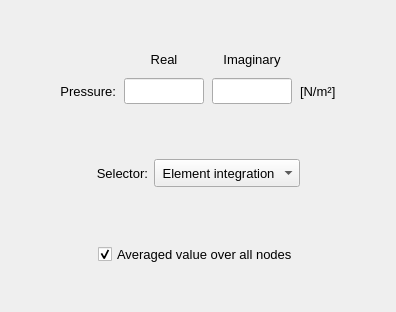
           <widget class="QWidget" name="tab_constant_values">
            <attribute name="title">
             <string>Constant values</string>
            </attribute>
            <layout class="QGridLayout" name="gridLayout_12">
             <property name="leftMargin">
              <number>2</number>
             </property>
             <property name="topMargin">
              <number>2</number>
             </property>
             <property name="rightMargin">
              <number>2</number>
             </property>
             <property name="bottomMargin">
              <number>2</number>
             </property>
             <property name="spacing">
              <number>2</number>
             </property>
             <item row="1" column="0">
              <widget class="QFrame" name="frame_8">
               <property name="minimumSize">
                <size>
                 <width>340</width>
                 <height>0</height>
                </size>
               </property>
               <property name="maximumSize">
                <size>
                 <width>16777215</width>
                 <height>320</height>
                </size>
               </property>
               <property name="font">
                <font>
                 <pointsize>11</pointsize>
                </font>
               </property>
               <property name="frameShape">
                <enum>QFrame::NoFrame</enum>
               </property>
               <property name="frameShadow">
                <enum>QFrame::Raised</enum>
               </property>
               <layout class="QGridLayout" name="gridLayout">
                <property name="leftMargin">
                 <number>4</number>
                </property>
                <property name="topMargin">
                 <number>4</number>
                </property>
                <property name="rightMargin">
                 <number>4</number>
                </property>
                <property name="bottomMargin">
                 <number>4</number>
                </property>
                <property name="horizontalSpacing">
                 <number>8</number>
                </property>
                <property name="verticalSpacing">
                 <number>6</number>
                </property>
                <item row="3" column="5">
                 <spacer name="horizontalSpacer">
                  <property name="orientation">
                   <enum>Qt::Horizontal</enum>
                  </property>
                  <property name="sizeHint" stdset="0">
                   <size>
                    <width>40</width>
                    <height>20</height>
                   </size>
                  </property>
                 </spacer>
                </item>
                <item row="3" column="0">
                 <spacer name="horizontalSpacer_2">
                  <property name="orientation">
                   <enum>Qt::Horizontal</enum>
                  </property>
                  <property name="sizeHint" stdset="0">
                   <size>
                    <width>40</width>
                    <height>20</height>
                   </size>
                  </property>
                 </spacer>
                </item>
                <item row="2" column="3">
                 <widget class="QLabel" name="label_20">
                  <property name="minimumSize">
                   <size>
                    <width>80</width>
                    <height>26</height>
                   </size>
                  </property>
                  <property name="maximumSize">
                   <size>
                    <width>80</width>
                    <height>26</height>
                   </size>
                  </property>
                  <property name="font">
                   <font>
                    <family>MS Shell Dlg 2</family>
                    <pointsize>10</pointsize>
                    <weight>50</weight>
                    <italic>false</italic>
                    <bold>false</bold>
                   </font>
                  </property>
                  <property name="text">
                   <string>Imaginary</string>
                  </property>
                  <property name="alignment">
                   <set>Qt::AlignCenter</set>
                  </property>
                 </widget>
                </item>
                <item row="2" column="2">
                 <widget class="QLabel" name="label_4">
                  <property name="minimumSize">
                   <size>
                    <width>80</width>
                    <height>26</height>
                   </size>
                  </property>
                  <property name="maximumSize">
                   <size>
                    <width>80</width>
                    <height>26</height>
                   </size>
                  </property>
                  <property name="font">
                   <font>
                    <family>MS Shell Dlg 2</family>
                    <pointsize>10</pointsize>
                    <weight>50</weight>
                    <italic>false</italic>
                    <bold>false</bold>
                   </font>
                  </property>
                  <property name="text">
                   <string>Real</string>
                  </property>
                  <property name="alignment">
                   <set>Qt::AlignCenter</set>
                  </property>
                 </widget>
                </item>
                <item row="3" column="3">
                 <widget class="QLineEdit" name="lineEdit_imag_pressure">
                  <property name="minimumSize">
                   <size>
                    <width>80</width>
                    <height>26</height>
                   </size>
                  </property>
                  <property name="maximumSize">
                   <size>
                    <width>80</width>
                    <height>26</height>
                   </size>
                  </property>
                  <property name="font">
                   <font>
                    <family>MS Shell Dlg 2</family>
                    <pointsize>10</pointsize>
                    <weight>50</weight>
                    <italic>false</italic>
                    <bold>false</bold>
                   </font>
                  </property>
                  <property name="styleSheet">
                   <string notr="true"/>
                  </property>
                  <property name="alignment">
                   <set>Qt::AlignCenter</set>
                  </property>
                 </widget>
                </item>
                <item row="3" column="2">
                 <widget class="QLineEdit" name="lineEdit_real_pressure">
                  <property name="minimumSize">
                   <size>
                    <width>80</width>
                    <height>26</height>
                   </size>
                  </property>
                  <property name="maximumSize">
                   <size>
                    <width>80</width>
                    <height>26</height>
                   </size>
                  </property>
                  <property name="font">
                   <font>
                    <family>MS Shell Dlg 2</family>
                    <pointsize>10</pointsize>
                    <weight>50</weight>
                    <italic>false</italic>
                    <bold>false</bold>
                   </font>
                  </property>
                  <property name="styleSheet">
                   <string notr="true"/>
                  </property>
                  <property name="text">
                   <string/>
                  </property>
                  <property name="alignment">
                   <set>Qt::AlignCenter</set>
                  </property>
                 </widget>
                </item>
                <item row="3" column="1">
                 <widget class="QLabel" name="label_constant">
                  <property name="minimumSize">
                   <size>
                    <width>70</width>
                    <height>26</height>
                   </size>
                  </property>
                  <property name="maximumSize">
                   <size>
                    <width>70</width>
                    <height>26</height>
                   </size>
                  </property>
                  <property name="font">
                   <font>
                    <family>MS Shell Dlg 2</family>
                    <pointsize>10</pointsize>
                    <weight>50</weight>
                    <italic>false</italic>
                    <bold>false</bold>
                   </font>
                  </property>
                  <property name="text">
                   <string>Pressure:</string>
                  </property>
                  <property name="alignment">
                   <set>Qt::AlignRight|Qt::AlignTrailing|Qt::AlignVCenter</set>
                  </property>
                 </widget>
                </item>
                <item row="3" column="4">
                 <widget class="QLabel" name="label_unit">
                  <property name="minimumSize">
                   <size>
                    <width>50</width>
                    <height>26</height>
                   </size>
                  </property>
                  <property name="maximumSize">
                   <size>
                    <width>50</width>
                    <height>26</height>
                   </size>
                  </property>
                  <property name="font">
                   <font>
                    <family>MS Shell Dlg 2</family>
                    <pointsize>10</pointsize>
                    <weight>50</weight>
                    <italic>false</italic>
                    <bold>false</bold>
                   </font>
                  </property>
                  <property name="text">
                   <string>[N/m²]</string>
                  </property>
                  <property name="alignment">
                   <set>Qt::AlignLeading|Qt::AlignLeft|Qt::AlignVCenter</set>
                  </property>
                 </widget>
                </item>
               </layout>
              </widget>
             </item>
             <item row="3" column="0">
              <widget class="QFrame" name="frame_10">
               <property name="frameShape">
                <enum>QFrame::NoFrame</enum>
               </property>
               <property name="frameShadow">
                <enum>QFrame::Raised</enum>
               </property>
               <layout class="QGridLayout" name="gridLayout_18">
                <item row="0" column="0">
                 <spacer name="horizontalSpacer_5">
                  <property name="orientation">
                   <enum>Qt::Horizontal</enum>
                  </property>
                  <property name="sizeHint" stdset="0">
                   <size>
                    <width>40</width>
                    <height>20</height>
                   </size>
                  </property>
                 </spacer>
                </item>
                <item row="0" column="1">
                 <widget class="QLabel" name="label_6">
                  <property name="minimumSize">
                   <size>
                    <width>0</width>
                    <height>28</height>
                   </size>
                  </property>
                  <property name="maximumSize">
                   <size>
                    <width>16777215</width>
                    <height>28</height>
                   </size>
                  </property>
                  <property name="font">
                   <font>
                    <pointsize>10</pointsize>
                   </font>
                  </property>
                  <property name="text">
                   <string>Selector:</string>
                  </property>
                  <property name="alignment">
                   <set>Qt::AlignRight|Qt::AlignTrailing|Qt::AlignVCenter</set>
                  </property>
                 </widget>
                </item>
                <item row="0" column="2">
                 <widget class="QComboBox" name="comboBox_load_distribution_constant_values">
                  <property name="minimumSize">
                   <size>
                    <width>0</width>
                    <height>28</height>
                   </size>
                  </property>
                  <property name="maximumSize">
                   <size>
                    <width>16777215</width>
                    <height>28</height>
                   </size>
                  </property>
                  <property name="font">
                   <font>
                    <pointsize>10</pointsize>
                   </font>
                  </property>
                  <property name="currentIndex">
                   <number>0</number>
                  </property>
                  <item>
                   <property name="text">
                    <string> Element integration</string>
                   </property>
                  </item>
                  <item>
                   <property name="text">
                    <string> Nodal attribution</string>
                   </property>
                  </item>
                 </widget>
                </item>
                <item row="0" column="3">
                 <spacer name="horizontalSpacer_15">
                  <property name="orientation">
                   <enum>Qt::Horizontal</enum>
                  </property>
                  <property name="sizeHint" stdset="0">
                   <size>
                    <width>40</width>
                    <height>20</height>
                   </size>
                  </property>
                 </spacer>
                </item>
               </layout>
              </widget>
             </item>
             <item row="5" column="0">
              <widget class="QFrame" name="frame_20">
               <property name="minimumSize">
                <size>
                 <width>0</width>
                 <height>32</height>
                </size>
               </property>
               <property name="frameShape">
                <enum>QFrame::NoFrame</enum>
               </property>
               <property name="frameShadow">
                <enum>QFrame::Raised</enum>
               </property>
               <layout class="QGridLayout" name="gridLayout_14">
                <property name="leftMargin">
                 <number>0</number>
                </property>
                <property name="topMargin">
                 <number>0</number>
                </property>
                <property name="rightMargin">
                 <number>0</number>
                </property>
                <property name="bottomMargin">
                 <number>0</number>
                </property>
                <property name="spacing">
                 <number>0</number>
                </property>
                <item row="0" column="1">
                 <widget class="QCheckBox" name="checkBox_averaged_constant_values">
                  <property name="minimumSize">
                   <size>
                    <width>0</width>
                    <height>28</height>
                   </size>
                  </property>
                  <property name="maximumSize">
                   <size>
                    <width>220</width>
                    <height>28</height>
                   </size>
                  </property>
                  <property name="font">
                   <font>
                    <pointsize>10</pointsize>
                   </font>
                  </property>
                  <property name="text">
                   <string>Averaged value over all nodes</string>
                  </property>
                  <property name="checked">
                   <bool>true</bool>
                  </property>
                 </widget>
                </item>
                <item row="0" column="2">
                 <spacer name="horizontalSpacer_12">
                  <property name="orientation">
                   <enum>Qt::Horizontal</enum>
                  </property>
                  <property name="sizeHint" stdset="0">
                   <size>
                    <width>40</width>
                    <height>20</height>
                   </size>
                  </property>
                 </spacer>
                </item>
                <item row="0" column="0">
                 <spacer name="horizontalSpacer_7">
                  <property name="orientation">
                   <enum>Qt::Horizontal</enum>
                  </property>
                  <property name="sizeHint" stdset="0">
                   <size>
                    <width>40</width>
                    <height>20</height>
                   </size>
                  </property>
                 </spacer>
                </item>
               </layout>
              </widget>
             </item>
             <item row="2" column="0">
              <spacer name="verticalSpacer_2">
               <property name="orientation">
                <enum>Qt::Vertical</enum>
               </property>
               <property name="sizeHint" stdset="0">
                <size>
                 <width>20</width>
                 <height>40</height>
                </size>
               </property>
              </spacer>
             </item>
             <item row="0" column="0">
              <spacer name="verticalSpacer">
               <property name="orientation">
                <enum>Qt::Vertical</enum>
               </property>
               <property name="sizeHint" stdset="0">
                <size>
                 <width>20</width>
                 <height>40</height>
                </size>
               </property>
              </spacer>
             </item>
             <item row="6" column="0">
              <spacer name="verticalSpacer_5">
               <property name="orientation">
                <enum>Qt::Vertical</enum>
               </property>
               <property name="sizeHint" stdset="0">
                <size>
                 <width>20</width>
                 <height>40</height>
                </size>
               </property>
              </spacer>
             </item>
             <item row="4" column="0">
              <spacer name="verticalSpacer_7">
               <property name="orientation">
                <enum>Qt::Vertical</enum>
               </property>
               <property name="sizeHint" stdset="0">
                <size>
                 <width>20</width>
                 <height>40</height>
                </size>
               </property>
              </spacer>
             </item>
            </layout>
           </widget>
